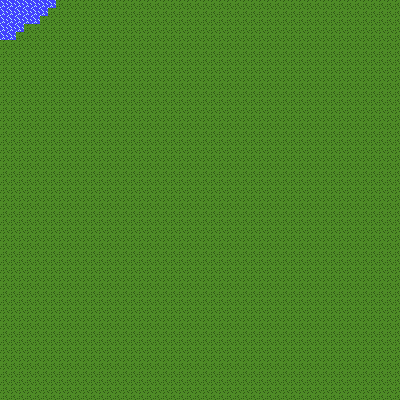

The image is a tile-based game level rendered from a .tmx file. Its description and source (layers, tilesets, objects; grid data summarised) follow:
An orthogonal 50x50 tile map with 8x8 px tiles, 2 tile layers (ground, bricks, water and trees), 2 tilesets.

<map version="1.10" tiledversion="1.10.1" orientation="orthogonal" renderorder="right-down" width="50" height="50" tilewidth="8" tileheight="8" infinite="0" nextlayerid="6" nextobjectid="1">
 <tileset firstgid="1" source="ground.tsx" />
 <tileset firstgid="7" source="bricks.tsx" />
 <layer id="1" name="ground" width="50" height="50">
  <data>[2500 cells, 2500 non-empty, 1 distinct tile ids]</data>
 </layer>
 <layer id="2" name="bricks, water and trees" width="50" height="50">
  <data>[2500 cells, 23 non-empty, 1 distinct tile ids]</data>
 </layer>
 <objectgroup id="3" name="spawns" />
 <objectgroup id="4" name="collision areas" />
 <objectgroup id="5" name="scenarios" />
</map>
